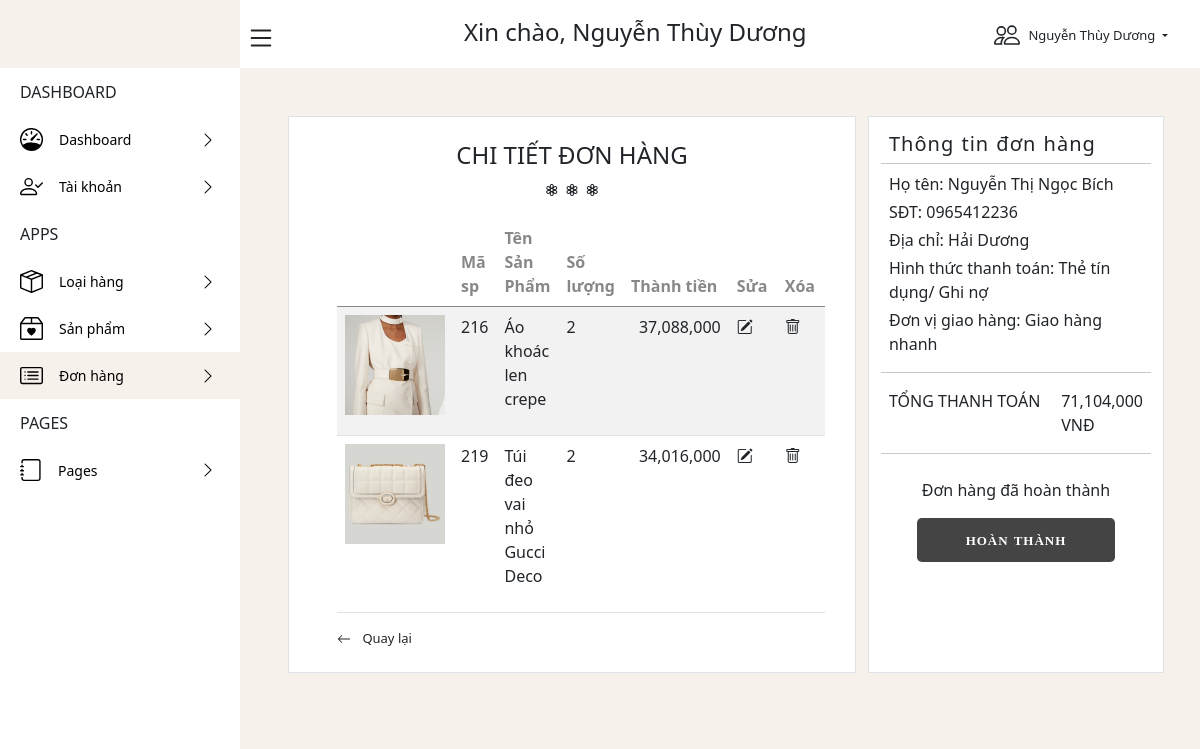
Screenshot of /admin/order/detail_order.php?id=td@gmail.com&id1=34 with the database file from the repository.
### tables this page shows
CREATE TABLE `order` (
  `id_order` int(255) NOT NULL,
  `status` tinyint(4) NOT NULL DEFAULT 0,
  `user_id` int(11) NOT NULL,
  `amount` int(11) DEFAULT NULL,
  `created` date DEFAULT current_timestamp(),
  `id_admin` int(11) DEFAULT NULL,
  `address_order` varchar(500) NOT NULL,
  `pay` varchar(100) NOT NULL,
  `ship` varchar(100) NOT NULL
);

CREATE TABLE `product` (
  `id_product` int(255) NOT NULL,
  `catalog_id` int(11) NOT NULL,
  `name_product` varchar(100) DEFAULT NULL,
  `price` int(11) DEFAULT NULL,
  `content` text NOT NULL,
  `discount` int(11) NOT NULL,
  `img` text NOT NULL,
  `created` date DEFAULT current_timestamp(),
  `quantity` int(10) DEFAULT NULL,
  `import_price` int(11) DEFAULT NULL,
  `status` varchar(30) DEFAULT NULL,
  `event` varchar(100) NOT NULL
);

CREATE TABLE `detail_order` (
  `id_order` int(255) NOT NULL,
  `product_id` int(255) NOT NULL,
  `qty` int(11) NOT NULL DEFAULT 0,
  `detail_amount` int(11) DEFAULT NULL,
  `color` varchar(100) NOT NULL,
  `size` varchar(100) NOT NULL,
  `status` varchar(100) NOT NULL
);

CREATE TABLE `user` (
  `id_user` int(255) NOT NULL,
  `name_user` varchar(30) DEFAULT NULL,
  `email` varchar(50) NOT NULL,
  `phone` varchar(15) NOT NULL,
  `address` varchar(128) NOT NULL,
  `password` varchar(40) NOT NULL,
  `created` date NOT NULL,
  `date_birth` date NOT NULL,
  `gender_user` tinyint(1) DEFAULT NULL
);

### admin/order/detail_order.php (the view, shortened to what this page needs)
<?php include('../template/header.php');
?>
<?php
$id = $_GET['id'];
$id1 = $_GET['id1'];
$sql = "SELECT * FROM admin WHERE username='$id'";
$result = mysqli_query($conn, $sql);
if (mysqli_num_rows($result) > 0) {
    $row = mysqli_fetch_assoc($result);
}
?>
<body style="background:#f6f1eb">
    <header class="header" id="header">
        <div class="header_toggle">
        </div>
        <h4 class="mt-1 text-center text-dark">Xin chào,
            <?php echo $row['name']; ?>
        </h4>
        <div class="mt-3 d-flex py-2 ">
            <p class="pt-1 dropdown-toggle" style="font-size:13px" data-bs-toggle="dropdown" aria-expanded="false">
                <?php echo $row['name']; ?>
            </p>
        </div>
    </header>
    <div class="l-navbar" id="nav-bar">
        <nav class="nav">
            <div>
                <div class="nav_logo">
                </div>
                <div class="nav_list">
                    <div class="nav_links">
                        <span class="nav_names">DASHBOARD</span>
                    </div>
                    <a href="../index.php?id=<?php echo $id ?>" class="d-flex nav_link ">
                        <span class=" nav_name">Dashboard</span>
                        <i class="nav_icon2 bi bi-chevron-right"></i>
                    </a>
                    <a href="../taikhoan/taikhoan.php?id=<?php echo $row['id_admin']; ?>" class="d-flex nav_link">
                        <span class="nav_name">Tài khoản</span>
                        <i class="nav_icon2 bi bi-chevron-right"></i>
                    </a>
                    <div class="nav_links">
                        <span class="nav_names">APPS</span>
                    </div>
                    <a href="../loaihang/loaihang.php?id=<?php echo $id ?>" class="d-flex nav_link">
                        <span class="nav_name">Loại hàng</span>
                        <i class="nav_icon2 bi bi-chevron-right"></i>
                    </a>
                    <a href="../sanpham/sanpham.php?id=<?php echo $id ?>" class="d-flex nav_link">
                        <span class="nav_name">Sản phẩm</span>
                        <i class="nav_icon2 bi bi-chevron-right"></i>
                    </a>
                    <div>
                        <a href="../order/order.php?id=<?php echo $id ?>" class="d-flex nav_link active">
                            <span class="nav_name">Đơn hàng</span>
                            <i class="nav_icon2 bi bi-chevron-right"></i>
                        </a>
                    </div>
                    <div class="nav_links">
                        <span class="nav_names">PAGES</span>
                    </div>
                    <a href="../../index.php" class="d-flex nav_link">
                        <span class="nav_name">Pages</span>
                        <i class="nav_icon2 bi bi-chevron-right"></i>
                    </a>
                </div>
        </nav>
    </div>
    <div class="height-100">
        <section class="p-5">
            <div class="row">
                <div class="col-8">
                    <div class="px-5 py-4 border" style="background:white;">
                        <h4 class="text-center text-dark">CHI TIẾT ĐƠN HÀNG</h4>
                        <div class="text-center text-dark">
                            <i class="bi bi-flower3"></i> <i class="bi bi-flower3"></i> <i class="bi bi-flower3"></i>
                        </div>
                        <table class="mt-3 table table-striped">
                            <thead>
                                <tr style="color:#888;">
                                    <th scope="col"></th>
                                    <th scope="col">Mã sp</th>
                                    <th style="width:160px" scope="col">Tên Sản Phẩm</th>
                                    <th scope="col">Số lượng</th>
                                    <th scope="col">Thành tiền</th>
                                    <th scope="col">Sửa</th>
                                    <th scope="col">Xóa</th>
                                </tr>
                            </thead>
                            <tbody>
                                <?php
                                $sql = "SELECT *, order.status as status_order FROM `order`,detail_order,user,product WHERE order.id_order = detail_order.id_order and order.user_id = user.id_user and product.id_product=detail_order.product_id and detail_order.id_order=$id1 ";
                                $res = mysqli_query($conn, $sql);
                                $count = mysqli_num_rows($res);
                                if ($count > 0) {
                                    while ($row = mysqli_fetch_assoc($res)) {
                                        $name =$row['name_user'];
                                        $address=$row['address_order'];
                                        $phone=$row['phone'];
                                        $pay=$row['pay'];
                                        $ship=$row['ship'];
                                        $amount=$row['amount'];
                                        $id_order=$row['id_order'];
                                        $status=$row['status_order'];
                                        ?>
                                <tr>
                                    <td class="">
                                        <img class="" width="100px" height="100px"
                                            src="../../img/<?php echo $row['img']; ?>" alt="">
                                    </td>
                                    <td class="">
                                        <p class="">
                                            <?php echo $row['id_product']; ?>
                                        </p>
                                    </td>
                                    <td class="">
                                        <p class="">
                                            <?php echo $row['name_product']; ?>
                                        </p>
                                    </td>
                                    <td class="">
                                        <p class="">
                                            <?php echo $row['qty']; ?>
                                        </p>
                                    </td>
                                    <td class="">
                                        <p class="ms-2">
                                            <?php echo number_format($row['detail_amount']); ?>
                                        </p>
                                    </td>
                                    <td class="">
                                        <a
                                            href="update_detail_order.php?id=<?php echo $id ?>&id1=<?php echo $row['id_order'];?>&id2=<?php echo $row['product_id']; ?>">
                                            <i class="link-dark me-3 bi bi-pencil-square"></i>
                                        </a>
                                    </td>
                                    <td class="">
                                        <a
                                            href="delete_detail_order.php?id=<?php echo $id ?>&id1=<?php echo $row['id_order']; ?>&id2=<?php echo $row['product_id']; ?>"><i
                                                class="link-dark me-3 bi bi-trash"></i></a>
                                    </td>
                                </tr>
                                <?php
                                    }
                                }
                                ?>
                            </tbody>
                        </table>
                        <a class="text-decoration-none link-dark" style="font-size:13px"
                            href="order.php?id=<?php echo $id; ?>">
                            <div class="mt-3">
                                <p class="ms-2 d-inline">Quay lại </p>
                            </div>
                        </a>
                    </div>
                </div>
                <div class="col-4 border " style="background:white">
                    <div class="pt-2 mt-1 ps-2">
                        <p class="mb-1"
                            style="vertical-align: inherit;font-size:20px; letter-spacing: 1px;word-spacing:1px">
                            Thông tin đơn hàng</p>
                    </div>
                    <hr class="m-0">
                    <div class="mt-2 ps-2">
                        <p class="mb-1">
                            Họ tên: <?php echo $name; ?>
                        </p>
                        <p class="mb-1">
                            SĐT: <?php echo $phone; ?>
                        </p>
                        <p class="mb-1">
                            Địa chỉ: <?php echo $address; ?>
                        </p>
                        <p class="mb-1">
                            Hình thức thanh toán: <?php echo $pay; ?>
                        </p>
                        <p class="mb-1">
                            Đơn vị giao hàng: <?php echo $ship; ?>
                        </p>
                    </div>
                    <hr>
                    <div class="d-flex ps-2">
                        <div class="col-8 ">
                            <p>TỔNG THANH TOÁN</p>
                        </div>
                        <div class="col-4 d-flex justify-content-end">
                            <p class="me-2"><?php echo number_format($amount); ?> VNĐ</p>
                        </div>
                    </div>
                    <hr class="m-0">
                    <div class="mt-4 px-2">
                        <?php
                        if($status == 1){ ?>
                        <div class="d-flex justify-content-center">
                            <p>Bấm vào đây để hoàn thành đơn hàng</p>
                        </div>
                        <div class="mb-4 d-flex justify-content-center">
                            <a href="process_confirm_order.php?id=<?php echo $id_order;?>&id1=<?php echo $id ?>"
                                class="">
                                <button style="color:white;background:#03a9f4"
                                    class="px-5 pt-1 fw-bold btn btn-lg btn-block" type="submit" name="btnLogin">
                                    <font STYLE="letter-spacing: 1px;word-spacing:1px" face="Candara" size="2">
                                        ĐỢI GIAO HÀNG</font>
                                </button>
                            </a>
                        </div>
                        <?php
                        }
                        elseif($status == 2){?>
                        <div class="d-flex justify-content-center">
                            <p>Đơn hàng đã hoàn thành</p>
                        </div>
                        <div class="mb-4 d-flex justify-content-center">
                            <a href="process_confirm_order.php?id=<?php echo $id_order;?>&id1=<?php echo $id ?>"
                                class="">
                                <button style="color:white;background:#444444"
                                    class="px-5 pt-1 fw-bold btn btn-lg btn-block" type="submit" name="btnLogin">
                                    <font STYLE="letter-spacing: 1px;word-spacing:1px" face="Candara" size="2">
                                        HOÀN THÀNH</font>
                                </button>
                            </a>
                        </div>
                        <?php
                        }
                        ?>
                    </div>
                </div>
            </div>
        </section>
    </div>
    <?php include('../template/footer.php');
    ?>

### admin/style/style111.css (style rules this page uses)
:root { --z-fixed: 100; }
body { margin: 68px 0 0 0; padding-left: 240px; }
a { text-decoration: none }
.header { width: 100%; position: fixed; top: 0; left: 0; display: flex; align-items: center; justify-content: space-between; height: 68px; padding: 0 2rem 0 230px; background-color: white; z-index: var(--z-fixed); transition: .5s; }
.header_toggle { cursor: pointer; }
.l-navbar { position: fixed; top: 0; width: 240px; height: 100vh; background-color: white; transition: .5s; z-index: var(--z-fixed); left: 0; padding: 0 }
.nav { height: 100%; display: flex; flex-direction: column; justify-content: space-between; overflow: hidden }
.nav_name { font-size: 14px; }
.nav_logo, .nav_link { display: grid; grid-template-columns: max-content max-content; align-items: center; column-gap: 1rem; padding: 12px 0px 12px 20px }
.nav_links { display: grid; grid-template-columns: max-content max-content; align-items: center; column-gap: 1rem; padding: 12px 0px 12px 20px }
.nav_logo { background:#f6f1eb ; height: 68px; }
.nav_icon2 { position: absolute; left: 200px; }
.nav_link { position: relative; color: black; transition: .3s }
.active { color: black; background: #f6f1eb; }
.height-100 { background: #f6f1eb; }

### rows the page displays
order: product.img (picture), product.id_product "216", product.name_product "Áo khoác len crepe", detail_order.qty "2", detail_order.detail_amount "37,088,000", product.id_product "219", product.name_product "Túi đeo vai nhỏ Gucci Deco", detail_order.detail_amount "34,016,000", address_order "Hải Dương", pay "Thẻ tín dụng/ Ghi nợ", ship "Giao hàng nhanh", amount "71,104,000"
user: name_user "Nguyễn Thị Ngọc Bích", phone "0965412236"

### other values shown
$row['name'] "Nguyễn Thùy Dương"
